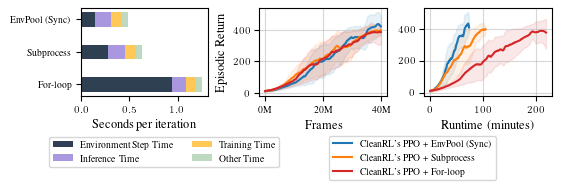

The script that saved this image:
from turtle import width
import numpy as np
import expt
import matplotlib.pyplot as plt
import wandb
import wandb.apis.reports as wb  # noqa
from expt import Hypothesis, Run
from expt.plot import GridPlot
from tueplots import bundles, figsizes

api = wandb.Api()

NUM_STACKED_FRAMES = 4


def create_hypothesis(name, wandb_runs):
    runs = []
    for idx, run in enumerate(wandb_runs):
        wandb_run = run.history()

        # data cleaning
        if "videos" in wandb_run:
            wandb_run = wandb_run.drop(columns=["videos"], axis=1)
        wandb_run["_runtime"] /= 60  # convert to minutes
        wandb_run["global_step"] *= NUM_STACKED_FRAMES # convert to frames

        runs += [Run(f"seed{idx}", wandb_run)]
    return Hypothesis(name, runs)


env_ids = [
    "Breakout-v5",
]
nrows = 1
ncols = 3
plt.rcParams.update(bundles.neurips2022())
 
plt.rcParams.update(figsizes.neurips2022(nrows=nrows, ncols=ncols, height_to_width_ratio=0.7))
fig, axes = plt.subplots(
    nrows=nrows,
    ncols=ncols,
    # sharex=True,
    # sharey=True,
)

for env_id in env_ids:


    ex = expt.Experiment("Comparison of PPO")
    wandb_runs = api.runs(
        path="openrlbenchmark/envpool-cleanrl",
        filters={"$and": [{"config.env_id.value": env_id}, {"config.exp_name.value": "ppo_atari_envpool"}]},
    )
    h = create_hypothesis("CleanRL's PPO + EnvPool (Sync)", wandb_runs)
    ex.add_hypothesis(h)
    wandb_runs = api.runs(
        path="costa-huang/cleanrl-ppo-subprocess",
        filters={"$and": [{"config.env_id.value": env_id.replace("-v5", "NoFrameskip-v4")}, {"config.exp_name.value": "ppo_atari"}]},
    )
    h = create_hypothesis("CleanRL's PPO + Subprocess", wandb_runs)
    ex.add_hypothesis(h)
    wandb_runs = api.runs(
        path="openrlbenchmark/envpool-cleanrl",
        filters={"$and": [{"config.env_id.value": env_id.replace("-v5", "NoFrameskip-v4")}, {"config.exp_name.value": "ppo_atari"}]},
    )
    h = create_hypothesis("CleanRL's PPO + For-loop", wandb_runs)
    ex.add_hypothesis(h)


    # ex.plot(ax=g[env_id], title=env_id, y=, x="_runtime", n_samples=300, rolling=50, err_style="fill", tight_layout=False, legend=False)

    ax = axes.flatten()[1]
    ex.plot(
        ax=ax,
        # title=env_id,
        x="global_step",
        y="charts/episodic_return",
        err_style="band",
        std_alpha=0.1,
        rolling=50,
        n_samples=400,
        legend=False,
        tight_layout=False,
        suptitle=False,
        colors=["#1f77b4", "#ff7f0e", "#d62728"],
    )
    ax.set_title("")
    ax.xaxis.set_label_text("Frames")
    ax.yaxis.set_label_text("Episodic Return")
    
    # ax.legend(loc='upper center', bbox_to_anchor=(0.5, -0.4),
    #       ncol=1)
    h, l = ax.get_legend_handles_labels()
    # ax.legend().set_visible(False)
    
    ax = axes.flatten()[2]
    ex.plot(
        ax=ax,
        # title=env_id,
        x="_runtime",
        y="charts/episodic_return",
        err_style="band",
        std_alpha=0.1,
        rolling=50,
        n_samples=400,
        legend=False,
        tight_layout=False,
        suptitle=False,
        colors=["#1f77b4", "#ff7f0e", "#d62728"],
    )
    ax.set_title("")
    ax.xaxis.set_label_text("Runtime (minutes)")
    ax.yaxis.set_label_text("")
    

"Name","_wandb","Inference Time (Average)","Training Time (Average)","Environment Step Time (Average)","Iteration Time (Average)"
"BreakoutNoFrameskip-v4__ppo_atari_stats__1__1660164074 (For-loop)","","0.14402471482753754","0.10691894590854643","0.9387586116790771","1.2547063827514648"
"BreakoutNoFrameskip-v4__ppo_atari_stats__1__1660157833 (Subprocess)","","0.1728239804506302","0.11378822475671768","0.2818893492221832","0.6351382732391357"
"Breakout-v5__ppo_atari_envpool_stats__1__1660153021 (EnvPool (sync))","","0.16654178500175476","0.11051245033740996","0.14515404403209686","0.48907411098480225"

labels = ['For-loop', 'Subprocess', 'EnvPool (Sync)']
environment_time_means = np.array([0.9387586116790771, 0.2818893492221832, 0.14515404403209686])
inference_time_means = np.array([0.14402471482753754, 0.1728239804506302, 0.16654178500175476])
training_time_means = np.array([0.10691894590854643, 0.11378822475671768, 0.11051245033740996])
iteration_time_means = np.array([1.2547063827514648, 0.6351382732391357, 0.48907411098480225])
other_time_means = iteration_time_means - (environment_time_means + training_time_means + inference_time_means)
print(other_time_means)


ax = axes.flatten()[0]
ax.xaxis.set_label_text("Seconds per iteration")
# ax.bar(x=labels, height=environment_time_means, width=0.35, label='Environment Step Time')
# ax.bar(x=labels, height=inference_time_means, width=0.35, bottom=environment_time_means, label='Inference Time')
# ax.bar(x=labels, height=training_time_means, width=0.35, bottom=environment_time_means + inference_time_means, label='Training Time')
# ax.bar(x=labels, height=iteration_time_means, width=0.35, bottom=environment_time_means + inference_time_means + training_time_means, label='Other Time')

ax.barh(y=labels, width=environment_time_means, height=0.45, label='Environment Step Time', color="#2E4052")
ax.barh(y=labels, width=inference_time_means, height=0.45, left=environment_time_means, label='Inference Time', color="#A997DF")
ax.barh(y=labels, width=training_time_means, height=0.45, left=environment_time_means + inference_time_means, label='Training Time', color="#FFC857")
ax.barh(y=labels, width=other_time_means, height=0.45, left=environment_time_means + inference_time_means + training_time_means, label='Other Time', color="#BDD9BF")

fig.legend(h, l, loc='lower right', ncol=1, bbox_to_anchor=(0.9, -0.4))
h, l = ax.get_legend_handles_labels()
fig.legend(h, l, loc='lower left', ncol=2, bbox_to_anchor=(0.07, -0.3))
plt.savefig("profile_plot.png",  bbox_inches='tight')
plt.savefig("profile_plot.pdf",  bbox_inches='tight')
